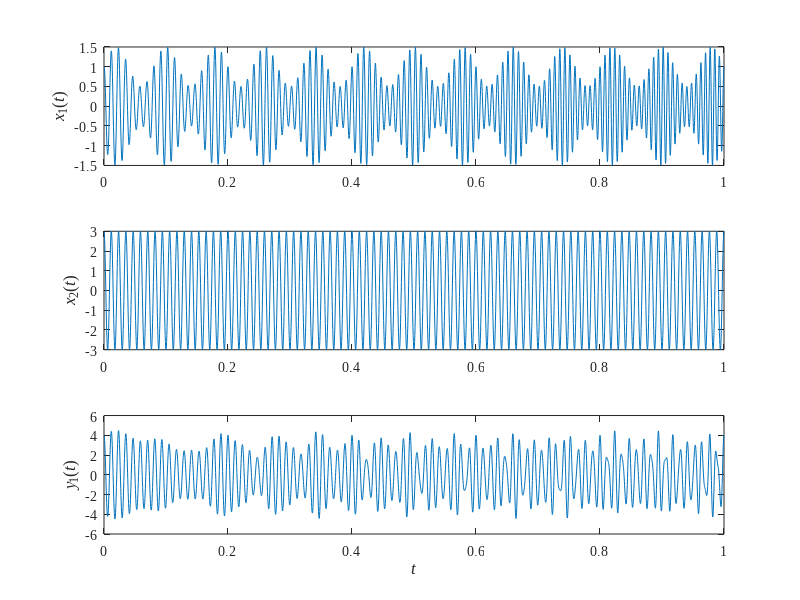
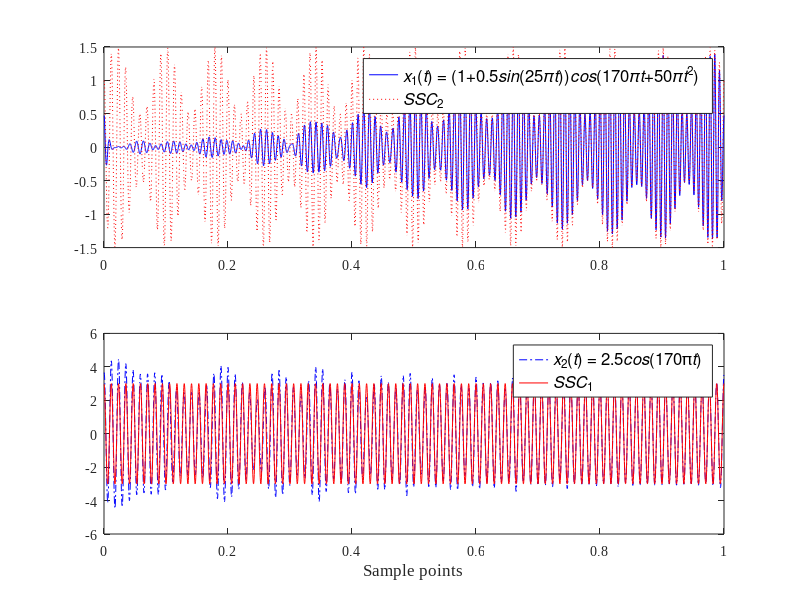
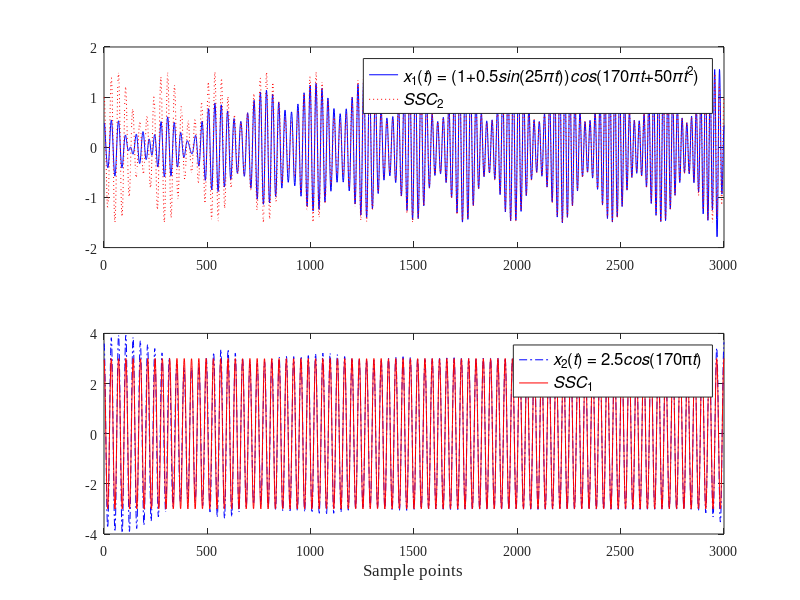

These charts were generated, in order, by the following MATLAB code:
clear 
close all
clc
%% 原始信号
fs=3000;
t=(1:fs)/fs;
load y.mat
%图2.3 时域和频域图
figure
subplot(3,1,1)
plot(t,y(1,:))
ylabel('\itx\rm_1\rm(\itt\rm)','FontSize',12)
% xlabel('\itt','FontSize',14)
set(gca, 'FontName', 'Times New Roman');
subplot(3,1,2)
plot(t,y(2,:))
ylabel('\itx\rm_2\rm(\itt\rm)','FontSize',12)
% xlabel('\itt','FontSize',14)
set(gca, 'FontName', 'Times New Roman');
subplot(3,1,3)
plot(t,y(3,:))
ylabel('\ity\rm_1\rm(\itt\rm)','FontSize',12)
xlabel('\itt','FontSize',12)
set(gca, 'FontName', 'Times New Roman');

%% SSD分解
load SSC.mat
[m,~]=size(SSC);
% 画SSD分解结果图
figure
subplot(m,1,1)
plot(t,SSC(1,:),'b')
hold on
plot(t,y(1,:),':r')
legend('\itx\rm_1(\itt\rm) = (1+0.5\itsin\rm(25\it\pit\rm))\itcos\rm(170\it\pit\rm+50\it\pit\rm^2)','\itSSC\rm_2','TextColor','k','FontSize',12)
set(gca, 'FontName', 'Times New Roman');

subplot(m,1,2)
plot(t,SSC(2,:),'-.b')
hold on
plot(t,y(2,:),'r')

legend('\itx\rm_2(\itt\rm) = 2.5\itcos\rm(170\pi\itt\rm)','\itSSC\rm_1','TextColor','k','FontSize',12)
xlabel('Sample points','FontSize',12)
set(gca, 'FontName', 'Times New Roman');

load CC_SSC.mat
[cm,~]=size(CC_SSC);
%% CSSD分解结果图
figure
subplot(cm,1,1)
plot(1:fs,CC_SSC(1,:),'b')
hold on
plot(1:fs,y(1,:),':r')
legend('\itx\rm_1(\itt\rm) = (1+0.5\itsin\rm(25\it\pit\rm))\itcos\rm(170\it\pit\rm+50\it\pit\rm^2)','\itSSC\rm_2','TextColor','k','FontSize',12)
set(gca, 'FontName', 'Times New Roman');

subplot(cm,1,2)
plot(1:fs,CC_SSC(2,:),'-.b')
hold on
plot(1:fs,y(2,:),'r')

legend('\itx\rm_2(\itt\rm) = 2.5\itcos\rm(170\pi\itt\rm)','\itSSC\rm_1','TextColor','k','FontSize',12)
xlabel('Sample points','FontSize',12)
set(gca, 'FontName', 'Times New Roman');